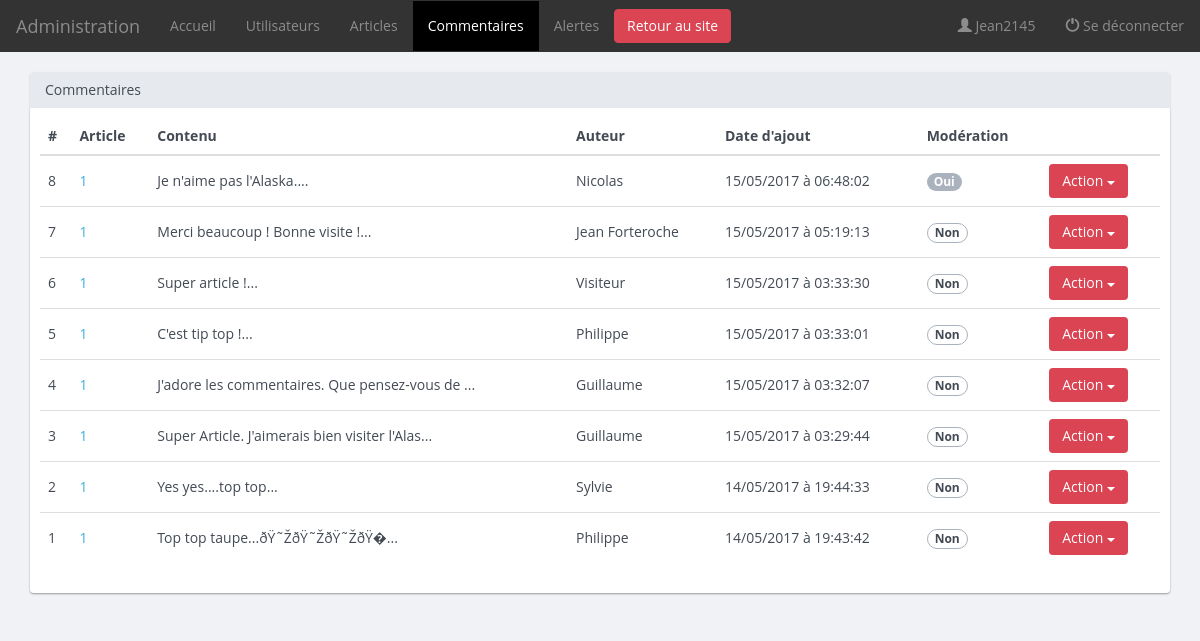
/admin/comments (signed in), run on the app's committed database.
### tables this page shows
CREATE TABLE `comments` (
  `id` int(15) NOT NULL,
  `idnews` int(15) NOT NULL,
  `idparent` int(11) NOT NULL,
  `niveau` int(11) NOT NULL,
  `moderate` int(11) NOT NULL,
  `content` text NOT NULL,
  `membre` varchar(255) NOT NULL,
  `addDate` datetime NOT NULL
);

### Core/Auth/Auth.php (called while the page is built, shortened)
<?php
class Auth
{
  public function getAttribute(string $attr)
  {
    return isset($_SESSION[$attr]) ? $_SESSION[$attr] : null;
  }
  public function navbarURI(string $attr)
  {
    return (stripos($_SERVER['REQUEST_URI'], $attr) !== false) ? 'class="active"' : null;
  }
  public function isAuth()
  {
    return isset($_SESSION['auth']) && $_SESSION['auth'] === true;
  }
}

### Core/View/View.php (called while the page is built, shortened)
<?php
class View
{
    public function render(string $view, array $args = [])
    {
        extract($args, EXTR_SKIP);
        $file = "../App/Views/$view";
        require $file;
    }
}

### App/Controllers/Admin/CommentsController.php (called while the page is built, shortened)
<?php
class CommentsController extends Controller
{
    public function indexAction()
    {
      $commentPDO = new CommentPDO(new BDD);
      $comments = $commentPDO->getComments();
      return $this->app['view']->render('Admin/comments.php', [
              'auth' => $this->app['auth'],
              'comments' => $comments
      ]);
    }
}

### Core/Application.php (called while the page is built, shortened)
<?php
class Application extends ArrayApp
{
  public function __construct()
  {
     $this->app['route'] = new Router($this);
     $this->app['HTTPRequest'] = new HTTPRequest($this);
     $this->app['HTTPResponse'] = new HTTPResponse($this);
     $this->app['auth'] = new Auth($this);
     $this->app['view'] = new View($this);
  }
  public function run()
  {
    $controller = $this->arrayController();
    $controller = $this->namespace() . $controller;
    $this->getController($controller, $this->app);
  }
  protected function arrayController()
  {
    $controller = $this->app['route']->getParams()['controller'];
    return $controller;
  }
  protected function namespace()
  {
    $namespace = "App\\Controllers\\";
    if($this->keyArray('namespace'))
    {
      $namespace = $namespace . $this->app['route']->getParams()['namespace'] . "\\";
    }
    return $namespace;
  }
  protected function getController(string $controller, array $app)
  {
    try {
      $controller = new $controller($app);
      return call_user_func([$controller, $this->app['route']->getParams()['action']]);
    } catch (Exception $e) {
        echo "Error loading : " . $e->getMessage();
    }
  }
  private function keyArray(string $key)
  {
     return array_key_exists($key, $this->app['route']->getParams());
  }
  private function validRoute()
  {
    $this->app['route']->setURL($this->app['HTTPRequest']->requestURI());
    $this->app['route']->setMatch($this->app['route']->getURL());
    return true;
  }
}

### web/index.php (called while the page is built, shortened)
<?php
$app = new Core\Application;
$app->run();

### Core/Domain/Manager.php (called while the page is built, shortened)
<?php
abstract class Manager
{
   protected function setDb(BDD $db)
   {
     $this->db = $db;
   }
}

### App/PDO/BDD.php (called while the page is built, shortened)
<?php
class BDD extends Config
{
  public function __construct()
  {
    try {
      $pdo = new PDO('mysql:host='. self::HOST . ';dbname=' . self::DBNAME, self::LOGIN, self::PASSWORD);
      $pdo->setAttribute(PDO::ATTR_DEFAULT_FETCH_MODE, PDO::FETCH_OBJ);
      $pdo->setAttribute(PDO::ATTR_ERRMODE, PDO::ERRMODE_EXCEPTION);
      $this->pdo = $pdo;
    } catch (Exception $e) {
      echo "Impossible d'accéder à la base de données Mysql : ".$e->getMessage();
      die();
    }
  }
}

### App/PDO/CommentPDO.php (called while the page is built, shortened)
<?php
class CommentPDO extends Manager
{
 public function getComments()
 {
   $comments = [];
   $query = $this->db->pdo->query('SELECT id, idnews, idparent, niveau, moderate, content, membre, addDate FROM comments ORDER BY id DESC');
   while ($donnees = $query->fetch(PDO::FETCH_ASSOC))
   {
     $comments[] = new Comment($donnees);
   }
   return $comments;
 }
}

### Core/Domain/Model.php (called while the page is built, shortened)
<?php
abstract class Model
{
  public function hydrate(array $donnees)
  {
    foreach ($donnees as $key => $value)
    {
      $method = 'set'.ucfirst($key);
    }
  }
}

### App/Models/Comment.php (called while the page is built, shortened)
<?php
 class Comment extends Model
 {
   private $id;
   private $idNews;
   private $moderate;
   private $content;
   private $membre;
   private $addDate;
   public function setId(int $id)
   {
     $this->id = $id;
   }
   public function setIdNews(int $idNews)
   {
     $this->idNews = $idNews;
   }
   public function setModerate(int $moderate)
   {
     $this->moderate = $moderate;
   }
   public function setContent(string $content)
   {
     $this->content = $content;
   }
   public function setMembre(string $membre)
   {
     $this->membre = $membre;
   }
   public function setAddDate(string $addDate)
   {
     $this->addDate = new DateTime($addDate);
   }
   public function id() { return $this->id; }
   public function idNews() { return $this->idNews; }
   public function moderate() { return $this->moderate; }
   public function content() { return strip_tags($this->content); }
   public function membre() { return strip_tags($this->membre); }
   public function addDate() { return $this->addDate; }
 }

### App/Views/Admin/comments.php (the view, shortened to what this page needs)
<?php include_once(__DIR__.'/../Layout/Admin/header.php'); ?>
<?php include_once(__DIR__.'/../Layout/Admin/navbar.php'); ?>
  <div class="container">
    <section class="comments">
      <div class="panel panel-default">
            <div class="panel-heading">
              <h3 class="panel-title">Commentaires</h3>
            </div>
        <div class="well">
          <?php if(!empty($comments)) : ?>
          <table class="table">
                <thead>
                  <tr>
                     <th>#</th>
                     <th>Article</th>
                     <th>Contenu</th>
                     <th>Auteur</th>
                     <th>Date d'ajout</th>
                     <th>Modération</th>
                     <th></th>
                  </tr>
                </thead>
                <tbody>
                  <?php foreach($comments as $comment) : ?>
                    <tr id="<?php echo $comment->id(); ?>">
                      <td><?php echo $comment->id(); ?></td>
                      <td><a href="/admin/article/<?php echo $comment->idNews(); ?>/edit"><?php echo $comment->idNews(); ?></a></td>
                      <td><?php echo htmlspecialchars(substr($comment->content(), 0, 45)) . '...'; ?></td>
                      <td><?php echo htmlspecialchars($comment->membre()); ?></td>
                      <td><?php echo $comment->addDate()->format('d/m/Y à H:i:s'); ?></td>
                      <?php if($comment->moderate() == 0) : ?>
                        <td><span class="badge badge-default">Non</span></td>
                        <?php else : ?>
                          <td><span class="badge">Oui</span></td>
                      <?php endif; ?>
                      <td>
                        <div class="btn-group">
                        <button type="button" class="btn btn-danger dropdown-toggle" data-toggle="dropdown">Action <span class="caret"></span></button>
                      </div>
                      </td>
                  </tr>
                  <?php endforeach; ?>
                </tbody>
              </table>
            <?php else : ?>
              <div class="alert alert-info" role="alert">
                <p>Vous n'avez pas encore de commentaires sur votre blog.</p>
              </div>
            <?php endif; ?>
        </div>
    </section>
  </div>
<?php include_once(__DIR__.'/../Layout/Admin/footer.php'); ?>

### Core/Controller/Controller.php (shortened to what this page needs)
<?php
abstract class Controller
{
    public function __construct(array $app)
    {
      $this->app = $app;
    }
    public function __call(string $name, array $args = null)
    {
        $method = $name . 'Action';
        if(!method_exists($this, 'before') || $this->before() !== false)
        {
            call_user_func([$this, $method]);
        }
    }
}

### App/Views/Layout/Admin/header.php (shortened to what this page needs)
<!DOCTYPE html>
<html>
<head>
    <link href="/assets/css/bootstrap.min.css" rel="stylesheet">
    <link href="/assets/css/bootflat.css" rel="stylesheet">
    <link href="/assets/css/app.css" rel="stylesheet">
    <link rel="stylesheet" href="https://maxcdn.bootstrapcdn.com/font-awesome/4.7.0/css/font-awesome.min.css">
</head>
<body>

### App/Views/Layout/Admin/navbar.php
<nav class="navbar navbar-inverse">
  <div class="container-fluid">
    <div class="navbar-header">
      <a class="navbar-brand" href="/admin/home">Administration</a>
    </div>
    <ul class="nav navbar-nav">
      <li <?php echo $auth->navbarURI('home'); ?> ><a href="/admin/home">Accueil</a></li>
      <li <?php echo $auth->navbarURI('users'); ?> ><a href="/admin/users">Utilisateurs</a></li>
      <li <?php echo $auth->navbarURI('articles'); ?> ><a href="/admin/articles">Articles</a></li>
      <li <?php echo $auth->navbarURI('comments'); ?> ><a href="/admin/comments">Commentaires</a></li>
      <li <?php echo $auth->navbarURI('alerts'); ?> ><a href="/admin/alerts">Alertes</a></li>
    </ul>
    <a href="/"><button type="button" class="btn btn-danger navbar-btn">Retour au site</button></a>
    <ul class="nav navbar-nav navbar-right">
      <li><a href="#"><span class="glyphicon glyphicon-user"></span> <?php echo $auth->getAttribute('authUser'); ?></a></li>
      <li><a href="/admin/logout"><span class="glyphicon glyphicon-off"></span> Se déconnecter</a></li>
    </ul>
  </div>
</nav>

### App/Views/Layout/Admin/footer.php (shortened to what this page needs)
</body>
</html>

### web/assets/css/bootflat.css (style rules this page uses)
body { font-family: 'Open Sans', 'Helvetica Neue', Helvetica, Arial, sans-serif; color: #434a54; background-color: white; }
a { color: #3bafda; text-decoration: none; }
h1, h2, h3, h4, h5, h6, .h1, .h2, .h3, .h4, .h5, .h6 { font-family: inherit; font-weight: 700; line-height: 1.1; color: inherit; }
h1, h2, h3 { margin-top: 30px; margin-bottom: 15px; }
h3, .h3 { font-size: 30px; }
.btn { color: white; }
.btn, .btn.disabled, .btn[disabled] { background-color: #aab2bd; border-color: #aab2bd; }
.btn-danger, .btn-danger:active, .btn-danger.active, .btn-danger.disabled, .btn-danger[disabled], .btn-danger .open .dropdown-toggle.btn { background-color: #da4453; border-color: #da4453; }
.btn-group .btn { border-left-color: #96a0ad; }
.btn-group .btn-danger, .btn-group .btn-danger:focus, .btn-group .btn-danger:active, .btn-group .btn-danger.active { border-left-color: #d1293a; }
.btn-group .btn:first-child, .btn-group .btn-primary:first-child, .btn-group .btn-success:first-child, .btn-group .btn-warning:first-child, .btn-group .btn-danger:first-child, .btn-group .btn-info:first-child { border-left-color: transparent; }
.label, .badge { background-color: #aab2bd; }
.label-default, .badge-default { color: #434a54; background-color: white; border: 1px solid #aab2bd; }
.navbar-inverse { background-color: #333; border-color: #333; }
.navbar-inverse .navbar-brand, .navbar-inverse .navbar-link, .navbar-inverse .btn-link { color: #8c8c8c; }
.navbar-inverse .navbar-text, .navbar-inverse .navbar-nav > li > a { color: #8c8c8c; }
.navbar-inverse .navbar-nav > .active > a, .navbar-inverse .navbar-nav > .active > a:hover, .navbar-inverse .navbar-nav > .active > a:focus { color: white; background-color: black; }
.well { padding: 10px; color: #434a54; background-color: white; border: none; border-radius: 4px; -webkit-box-shadow: 0 1px 2px rgba(0, 0, 0, .2); -moz-box-shadow: 0 1px 2px rgba(0, 0, 0, .2); box-shadow: 0 1px 2px rgba(0, 0, 0, .2); -webkit-border-radius: 4px; -moz-border-radius: 4px; }
.panel { background-color: white; border: none; border-radius: 4px; -webkit-box-shadow: 0 1px 2px rgba(0, 0, 0, .2); -moz-box-shadow: 0 1px 2px rgba(0, 0, 0, .2); box-shadow: 0 1px 2px rgba(0, 0, 0, .2); -webkit-border-radius: 4px; -moz-border-radius: 4px; }
.panel-heading { border-radius: 4px 4px 0 0; -webkit-border-radius: 4px 4px 0 0; -moz-border-radius: 4px 4px 0 0; }
.panel-title { font-size: 14px; font-weight: normal; color: #434a54; }
.panel-default { border-color: #e6e9ed; }
.panel-default > .panel-heading { color: #434a54; background-color: #e6e9ed; border-color: #e6e9ed; }

### web/assets/css/app.css (style rules this page uses)
body { background: rgb(241, 242, 246); }
.navbar { border-radius: 0px; }
.table>tbody>tr>td { vertical-align: inherit; }

### data on the page
comments: id "8", idnews "1", content "Je n'aime pas l'Alaska.", membre "Nicolas", addDate "15/05/2017 à 06:48:02", moderate "Oui"
comments: id "7", idnews "1", content "Merci beaucoup ! Bonne visite !", membre "Jean Forteroche", addDate "15/05/2017 à 05:19:13", moderate "Non"
comments: id "6", idnews "1", content "Super article !", membre "Visiteur", addDate "15/05/2017 à 03:33:30", moderate "Non"
comments: id "5", idnews "1", content "C'est tip top !", membre "Philippe", addDate "15/05/2017 à 03:33:01", moderate "Non"
comments: id "4", idnews "1", content "J'adore les commentaires. Que pensez-vous de", membre "Guillaume", addDate "15/05/2017 à 03:32:07", moderate "Non"
comments: id "3", idnews "1", content "Super Article. J'aimerais bien visiter l'Alas", membre "Guillaume", addDate "15/05/2017 à 03:29:44", moderate "Non"
comments: id "2", idnews "1", content "Yes yes....top top", membre "Sylvie", addDate "14/05/2017 à 19:44:33", moderate "Non"
comments: id "1", idnews "1", content "Top top taupe...ðŸ˜ŽðŸ˜ŽðŸ˜ŽðŸ�", membre "Philippe", addDate "14/05/2017 à 19:43:42", moderate "Non"

### other printed values
$auth->getAttribute('authUser') "Jean2145"
